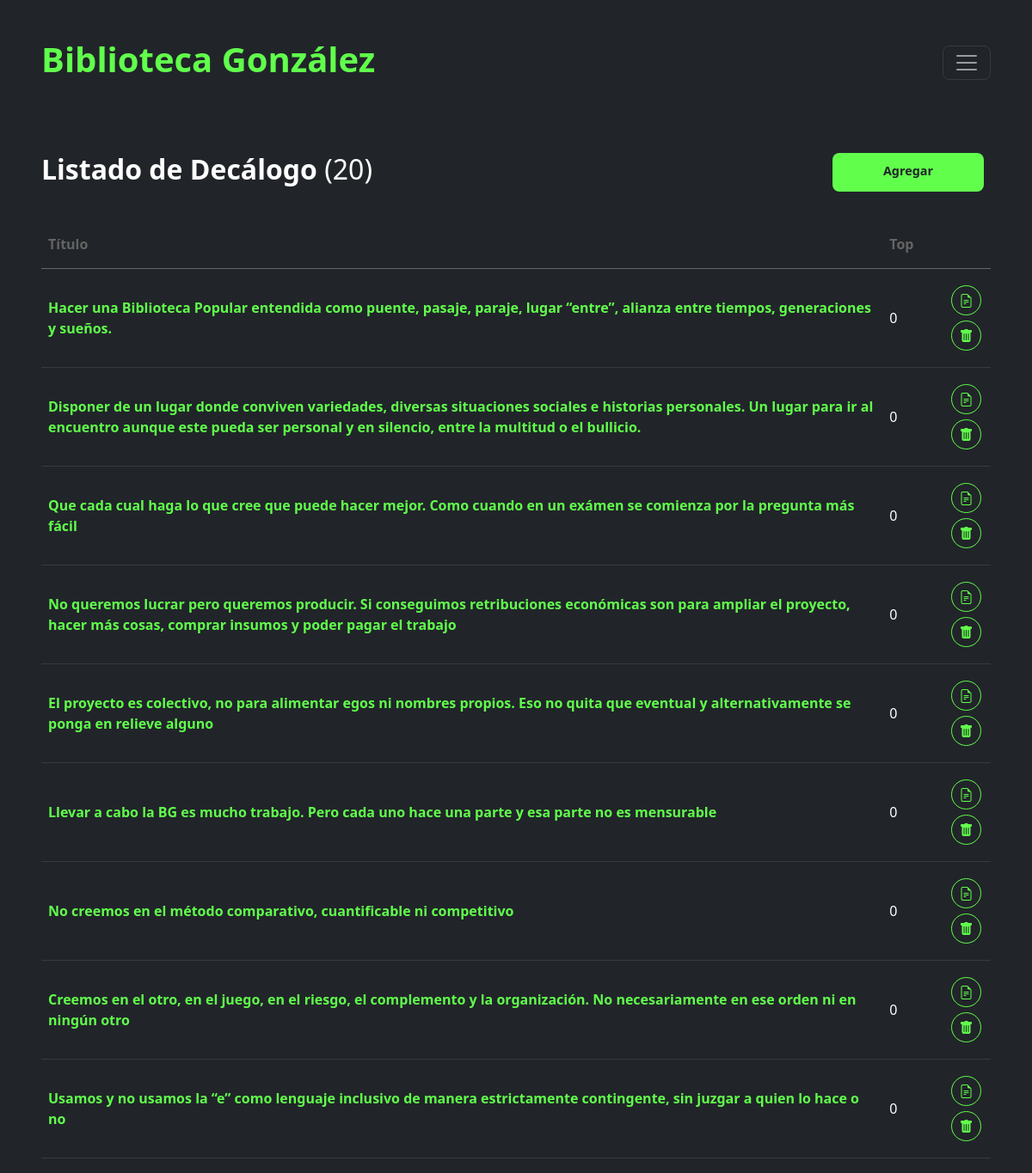
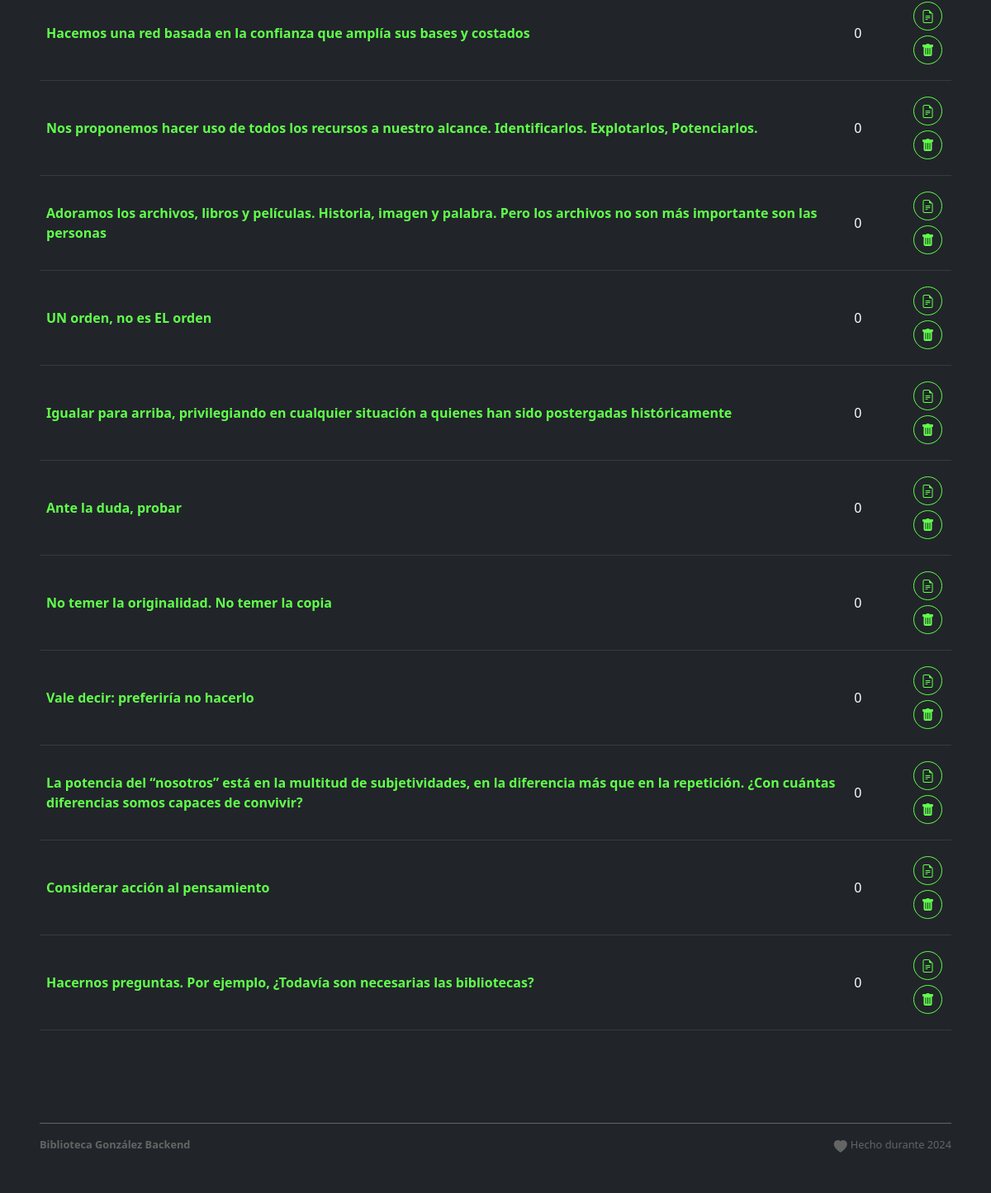
The page /decalogo.php (signed in) on the database its author committed (2 pictures, top to bottom).
### tables this page shows
CREATE TABLE `items` (
  `id` int(10) NOT NULL,
  `type` int(1) DEFAULT NULL,
  `category` varchar(256) NOT NULL,
  `title` varchar(256) DEFAULT NULL,
  `subtitle` varchar(256) NOT NULL,
  `text` text DEFAULT NULL,
  `text2` text NOT NULL,
  `image` varchar(256) DEFAULT NULL,
  `video` varchar(256) NOT NULL,
  `file` varchar(256) NOT NULL,
  `url` varchar(256) NOT NULL,
  `top` int(10) DEFAULT NULL
);

### decalogo.php (the view, shortened to what this page needs)
<?php
require_once('./db/connection.php');
$table = "items";
$sec = 13;
if (isset($_GET['add'])) {
  $action = 'Agregar';
  $title_sec = "Agregar Decálogo";
} else {
  $title_sec = "Listado de Decálogo";
  $sql = "SELECT * FROM $table WHERE type = $sec ORDER BY top DESC";
  $statement = $pdo->prepare($sql);
  $statement->execute();
  $results = $statement->fetchAll();
  $total = count($results);
}
require("includes/head.php");
?>
<body class="bg-dark">
  <main>
    <?php
    require("includes/header.php");
    if (isset($_GET['mod'])) {
    ?>
      <section class="p-3 p-lg-5 p-md-4 text-white">
        <div class="row mb-5">
          <h2> <strong><?php echo $title_sec ?></strong> </h2>
        </div>
        <form method="POST" name="form" enctype="multipart/form-data">
          <div class="row mb-5">
            <div class="col col-12 mb-3">
              <label class="form-label">Título</label>
              <input type="text" name="title" class="form-control bg-transparent text-white mb-2" value="<?php if (isset($results['title'])) echo ($results['title']) ?>" />
            </div>
            <div class="col col-12 mb-3">
              <label class="form-label">Top</label>
              <input type="number" name="top" class="form-control bg-transparent text-white mb-2" value="<?php if (isset($results['top'])) echo ($results['top']) ?>" />
              <div class="row text-secondary">Número de prioridad en los resultados.</div>
            </div>
          </div>
          <div class="row">
            <div class="col col-12">
              <button type="button" class="rounded-2 btn btn-primary mybtn" onClick="javascript:document.form.submit();"><?php echo $action ?></button>
              <button type="button" class="rounded-2 btn btn-secondary mybtn mx-2" onClick="javascript:history.back();">Cancelar</button>
            </div>
          </div>
          <input type="hidden" name="form" value="1">
          <input type="hidden" name="action" value="<?php echo $action ?>">
          <input type="hidden" name="id" value="<?php echo $id_select ?>">
        </form>
      </section>
    <?php } else { ?>
      <section class="p-3 p-lg-5 p-md-4 text-white">
        <div class="row mb-4">
          <div class="col-10 col-md-10 mb-2">
            <h2><strong><?php echo $title_sec ?></strong> (<?php echo $total ?>)</h2>
          </div>
          <div class="col-md-2 mb-2 pe-md-2">
            <a href="?mod=1&add=1" class="rounded-2 btn btn-primary mybtn w-100">Agregar</a>
          </div>
        </div>
        <?php
        if ($total) {
        ?>
          <table class="table table-dark table-hover">
            <thead>
              <tr class="text-secondary">
                <th scope="col">Título</th>
                <th scope="col">Top</th>
                <th scope="col"></th>
              </tr>
            </thead>
            <tbody>
              <?php
              foreach ($results as $row) {
                $id = $row['id'];
                $title = $row['title'];
                $top = $row['top'];
              ?>
                <tr>
                  <td valign="middle" class="text-primary">
                    <strong><?php echo $title; ?></strong>
                  </td>
                  <td valign="middle">
                    <?php echo $top; ?>
                  </td>
                  <td valign="middle" align="right">
                    <a href="?mod=1&edit=1&i=<?php echo $id ?>" class="circle bg-transparent"><i class="bi bi-file-earmark-text"></i></a>
                    <a href="#" class="circle bg-transparent delete" data-id="<?php echo $id ?>"><i class="bi bi-trash-fill"></i></a>
                  </td>
                </tr>
              <?php
              }
              ?>
            </tbody>
          </table>
        <?php } ?>
      </section>
    <?php
    }
    require("includes/footer.php");
    ?>
  </main>
</body>
</html>

### includes/head.php (shortened to what this page needs)
<!DOCTYPE html>
<html lang="en">
<head>
  <link rel="stylesheet" href="./css/bootstrap.css" />
  <link rel="stylesheet" href="./css/custom.css?v=2" />
  <link rel="stylesheet" href="https://cdn.jsdelivr.net/npm/bootstrap-icons@1.5.0/font/bootstrap-icons.css" />
</head>

### includes/header.php (shortened to what this page needs)
<header>
  <nav class="navbar navbar-expand-xxl navbar-dark py-3 mt-3 p-3 p-md-4 ps-lg-5 pe-lg-5">
    <div class="container-fluid p-0">
      <a class="navbar-brand text-primary" href="#">
        <div class="d-none d-sm-none d-md-block">
          <h1><strong>Biblioteca González</strong></h1>
        </div>
      </a>
      <button class="rounded-2 navbar-toggler" type="button" data-bs-toggle="collapse" data-bs-target="#navbarText" aria-controls="navbarText" aria-expanded="false" aria-label="Toggle navigation">
        <span class="navbar-toggler-icon"></span>
      </button>
    </div>
  </nav>
</header>

### includes/footer.php (shortened to what this page needs)
<footer class="p-3 p-lg-5 p-md-4 text-muted">
  <div class="row py-3 border-top border-secondary">
    <div class="col-6 small ">
      <strong> Biblioteca González Backend </strong>
    </div>
    <div class="d-flex col-6 justify-content-end">
      <i class="bi bi-heart-fill"></i> <span class="small ms-1">Hecho durante 2024</span>
    </div>
  </div>
</footer>

### css/custom.css (style rules this page uses)
:root { --bs-color-main: #61ff4c; }
a { color: var(--bs-color-main); text-decoration: none !important; }
.text-primary, .form-label, .circle { color: var(--bs-color-main) !important; }
.border-primary, .form-control, .circle { border-color: var(--bs-color-main) !important; }
.btn-primary { background-color: var(--bs-color-main); border: 0; }
input, .btn, .form-select { font-size: 0.9rem; height: 2.8rem; }
.table > :not(caption) > * > * { padding: 1rem 0.5rem; }
.circle { border: 1px solid; border-radius: 50%; display: inline-block; height: 35px; margin: 3px; padding-top: 5px; text-align: center; width: 35px; }
.mybtn { padding: 10px 3rem; }
.btn { font-weight: 600; }

### rows shown on the page
items: title "Hacer una Biblioteca Popular entendida como puente, pasaje, paraje, lugar “entre”, alianza entre tiempos, generaciones y sueños.", top "0"
items: title "Disponer de un lugar donde conviven variedades, diversas situaciones sociales e historias personales. Un lugar para ir al encuentro aunque este pueda ser personal y en silencio, entre la multitud o el bullicio.", top "0"
items: title "Que cada cual haga lo que cree que puede hacer mejor. Como cuando en un exámen se comienza por la pregunta más fácil", top "0"
items: title "No queremos lucrar pero queremos producir. Si conseguimos retribuciones económicas son para ampliar el proyecto, hacer más cosas, comprar insumos y poder pagar el trabajo", top "0"
items: title "El proyecto es colectivo, no para alimentar egos ni nombres propios. Eso no quita que eventual y alternativamente se ponga en relieve alguno", top "0"
items: title "Llevar a cabo la BG es mucho trabajo. Pero cada uno hace una parte y esa parte no es mensurable", top "0"
items: title "No creemos en el método comparativo, cuantificable ni competitivo", top "0"
items: title "Creemos en el otro, en el juego, en el riesgo, el complemento y la organización. No necesariamente en ese orden ni en ningún otro", top "0"
items: title "Usamos y no usamos la “e” como lenguaje inclusivo de manera estrictamente contingente, sin juzgar a quien lo hace o no", top "0"
items: title "Hacemos una red basada en la confianza que amplía sus bases y costados", top "0"
items: title "Nos proponemos hacer uso de todos los recursos a nuestro alcance. Identificarlos. Explotarlos, Potenciarlos.", top "0"
items: title "Adoramos los archivos, libros y películas. Historia, imagen y palabra. Pero los archivos no son más importante son las personas", top "0"
items: title "UN orden, no es EL orden", top "0"
items: title "Igualar para arriba, privilegiando en cualquier situación a quienes han sido postergadas históricamente", top "0"
items: title "Ante la duda, probar", top "0"
items: title "No temer la originalidad. No temer la copia", top "0"
items: title "Vale decir: preferiría no hacerlo", top "0"
items: title "La potencia del “nosotros” está en la multitud de subjetividades, en la diferencia más que en la repetición. ¿Con cuántas diferencias somos capaces de convivir?", top "0"
items: title "Considerar acción al pensamiento", top "0"
items: title "Hacernos preguntas. Por ejemplo, ¿Todavía son necesarias las bibliotecas?", top "0"

### other values the page prints
$title_sec "Listado de Decálogo"
$total "20"
